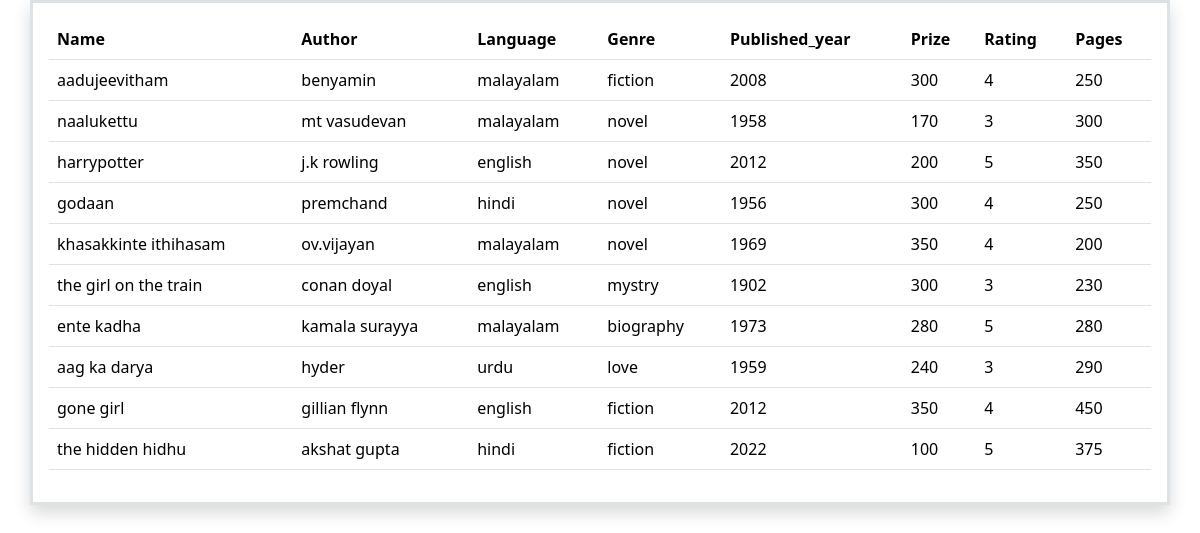
Page /books/all on the committed database.
### books/models.py (models this page shows, shortened)
class Book(models.Model):
    name=models.CharField(max_length=200,unique=True)
    author=models.CharField(max_length=200)
    language=models.CharField(max_length=200)
    genre=models.CharField(max_length=200)
    published_year=models.IntegerField()
    prize=models.IntegerField()
    rating=models.IntegerField()
    pages=models.IntegerField()

### books/views.py (the view)
# urls.py: path('books/all',views.BookListView.as_view(),name="book-list"),
class BookListView(View):
    def get(self,request,*args,**kwargs):
        qs=Book.objects.all()
        return render(request,"book_list.html",{"data":qs})

### books/templates/book_list.html (shortened to what this page needs)
<!DOCTYPE html>
<html lang="en">
<head>
    <link href="https://cdn.jsdelivr.net/npm/bootstrap@5.3.2/dist/css/bootstrap.min.css" rel="stylesheet">
</head>
<body>
    <div class="container">
        <div class="row">
            <div class="col10 p-3 border border-3 shadow">
                <table class="table bg-dark">
                    <tr>
                        <th>Name</th>
                        <th>Author</th>
                        <th>Language</th>
                        <th>Genre</th>
                        <th>Published_year</th>
                        <th>Prize</th>
                        <th>Rating</th>
                        <th>Pages</th>
                    </tr>
                    {%for b in data%}
                    <tr>
                        <td>{{b.name}}</td>
                        <td>{{b.author}}</td>
                        <td>{{b.language}}</td>
                        <td>{{b.genre}}</td>
                        <td>{{b.published_year}}</td>
                        <td>{{b.prize}}</td>
                        <td>{{b.rating}}</td>
                        <td>{{b.pages}}</td>
                    </tr>
                    {%endfor%}
                </table>
            </div>
        </div>
    </div>
</body>
</html>

### rows in the picture
Book: name "aadujeevitham", author "benyamin", language "malayalam", genre "fiction", published_year "2008", prize "300", rating "4", pages "250"
Book: name "naalukettu", author "mt vasudevan", language "malayalam", genre "novel", published_year "1958", prize "170", rating "3", pages "300"
Book: name "harrypotter", author "j.k rowling", language "english", genre "novel", published_year "2012", prize "200", rating "5", pages "350"
Book: name "godaan", author "premchand", language "hindi", genre "novel", published_year "1956", prize "300", rating "4", pages "250"
Book: name "khasakkinte ithihasam", author "ov.vijayan", language "malayalam", genre "novel", published_year "1969", prize "350", rating "4", pages "200"
Book: name "the girl on the train", author "conan doyal", language "english", genre "mystry", published_year "1902", prize "300", rating "3", pages "230"
Book: name "ente kadha", author "kamala surayya", language "malayalam", genre "biography", published_year "1973", prize "280", rating "5", pages "280"
Book: name "aag ka darya", author "hyder", language "urdu", genre "love", published_year "1959", prize "240", rating "3", pages "290"
Book: name "gone girl", author "gillian flynn", language "english", genre "fiction", published_year "2012", prize "350", rating "4", pages "450"
Book: name "the hidden hidhu", author "akshat gupta", language "hindi", genre "fiction", published_year "2022", prize "100", rating "5", pages "375"
